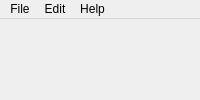
<?xml version="1.0" encoding="UTF-8"?>
<ui version="4.0">
 <class>MainWindow</class>
 <widget class="QMainWindow" name="MainWindow">
  <property name="windowTitle">
   <string>MainWindow</string>
  </property>
  <widget class="QWidget" name="centralwidget">
   <widget class="QWidget" name="horizontalLayoutWidget">
    <property name="geometry">
     <rect>
      <x>49</x>
      <y>49</y>
      <width>901</width>
      <height>591</height>
     </rect>
    </property>
    <layout class="QHBoxLayout" name="horizontalLayout_3">
     <property name="leftMargin">
      <number>50</number>
     </property>
     <property name="topMargin">
      <number>50</number>
     </property>
     <property name="rightMargin">
      <number>50</number>
     </property>
     <property name="bottomMargin">
      <number>50</number>
     </property>
     <item>
      <layout class="QVBoxLayout" name="verticalLayout_9">
       <property name="leftMargin">
        <number>20</number>
       </property>
       <property name="topMargin">
        <number>20</number>
       </property>
       <property name="rightMargin">
        <number>20</number>
       </property>
       <property name="bottomMargin">
        <number>20</number>
       </property>
       <item>
        <widget class="QGraphicsView" name="graphicsView"/>
       </item>
      </layout>
     </item>
     <item>
      <layout class="QVBoxLayout" name="verticalLayout_5">
       <property name="leftMargin">
        <number>20</number>
       </property>
       <property name="topMargin">
        <number>20</number>
       </property>
       <property name="rightMargin">
        <number>20</number>
       </property>
       <property name="bottomMargin">
        <number>20</number>
       </property>
       <item>
        <widget class="QPushButton" name="pushButton_3">
         <property name="text">
          <string>Find Contour</string>
         </property>
        </widget>
       </item>
       <item>
        <layout class="QFormLayout" name="formLayout">
         <property name="leftMargin">
          <number>5</number>
         </property>
         <property name="topMargin">
          <number>5</number>
         </property>
         <property name="rightMargin">
          <number>5</number>
         </property>
         <property name="bottomMargin">
          <number>5</number>
         </property>
         <item row="0" column="1">
          <widget class="QComboBox" name="thicknessComboBox">
           <item>
            <property name="text">
             <string>1</string>
            </property>
           </item>
           <item>
            <property name="text">
             <string>2</string>
            </property>
           </item>
           <item>
            <property name="text">
             <string>3</string>
            </property>
           </item>
          </widget>
         </item>
         <item row="1" column="0">
          <widget class="QLabel" name="label">
           <property name="text">
            <string>Color:</string>
           </property>
          </widget>
         </item>
         <item row="1" column="1">
          <widget class="QPushButton" name="pushButton_4">
           <property name="text">
            <string>Color</string>
           </property>
          </widget>
         </item>
         <item row="0" column="0">
          <widget class="QLabel" name="thicknessLabel">
           <property name="text">
            <string>Thickness:</string>
           </property>
          </widget>
         </item>
        </layout>
       </item>
       <item>
        <widget class="QPushButton" name="pushButton">
         <property name="text">
          <string>Delete Contour</string>
         </property>
        </widget>
       </item>
       <item>
        <widget class="QPushButton" name="pushButton_2">
         <property name="text">
          <string>Save Contour</string>
         </property>
        </widget>
       </item>
      </layout>
     </item>
    </layout>
   </widget>
  </widget>
  <widget class="QMenuBar" name="menubar">
   <property name="geometry">
    <rect>
     <x>0</x>
     <y>0</y>
     <width>975</width>
     <height>21</height>
    </rect>
   </property>
   <widget class="QMenu" name="menuFile">
    <property name="title">
     <string>File</string>
    </property>
    <addaction name="actionOpen"/>
    <addaction name="actionOpen_2"/>
    <addaction name="actionSave"/>
    <addaction name="actionQuit"/>
   </widget>
   <widget class="QMenu" name="menuEdit">
    <property name="title">
     <string>Edit</string>
    </property>
   </widget>
   <widget class="QMenu" name="menuHelp">
    <property name="title">
     <string>Help</string>
    </property>
   </widget>
   <addaction name="menuFile"/>
   <addaction name="menuEdit"/>
   <addaction name="menuHelp"/>
  </widget>
  <action name="actionOpen">
   <property name="text">
    <string>New</string>
   </property>
  </action>
  <action name="actionOpen_2">
   <property name="text">
    <string>Open</string>
   </property>
  </action>
  <action name="actionSave">
   <property name="text">
    <string>Save</string>
   </property>
  </action>
  <action name="actionQuit">
   <property name="text">
    <string>Quit</string>
   </property>
  </action>
 </widget>
 <resources/>
 <connections/>
</ui>
